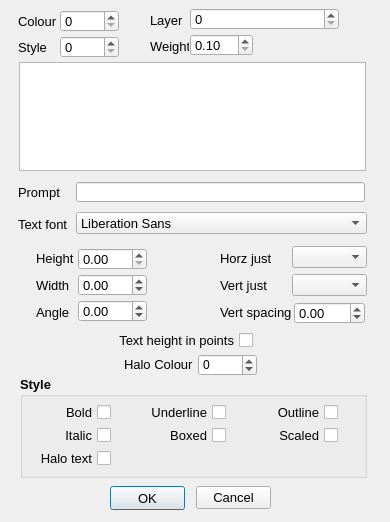
<?xml version="1.0" encoding="UTF-8"?>
<ui version="4.0">
 <class>TextVerifyChange_Dialog</class>
 <widget class="QDialog" name="TextVerifyChange_Dialog">
  <property name="enabled">
   <bool>true</bool>
  </property>
  <property name="geometry">
   <rect>
    <x>0</x>
    <y>0</y>
    <width>390</width>
    <height>522</height>
   </rect>
  </property>
  <property name="minimumSize">
   <size>
    <width>390</width>
    <height>483</height>
   </size>
  </property>
  <property name="maximumSize">
   <size>
    <width>390</width>
    <height>100000</height>
   </size>
  </property>
  <property name="windowTitle">
   <string>Text verify</string>
  </property>
  <widget class="QLabel" name="label">
   <property name="geometry">
    <rect>
     <x>18</x>
     <y>11</y>
     <width>63</width>
     <height>20</height>
    </rect>
   </property>
   <property name="font">
    <font>
     <family>Arial</family>
     <pointsize>10</pointsize>
    </font>
   </property>
   <property name="text">
    <string>Colour</string>
   </property>
  </widget>
  <widget class="QLabel" name="label_2">
   <property name="geometry">
    <rect>
     <x>18</x>
     <y>37</y>
     <width>63</width>
     <height>20</height>
    </rect>
   </property>
   <property name="font">
    <font>
     <family>Arial</family>
     <pointsize>10</pointsize>
    </font>
   </property>
   <property name="text">
    <string>Style</string>
   </property>
  </widget>
  <widget class="QLabel" name="label_3">
   <property name="geometry">
    <rect>
     <x>150</x>
     <y>36</y>
     <width>39</width>
     <height>20</height>
    </rect>
   </property>
   <property name="font">
    <font>
     <family>Arial</family>
     <pointsize>10</pointsize>
    </font>
   </property>
   <property name="text">
    <string>Weight</string>
   </property>
  </widget>
  <widget class="QLabel" name="label_4">
   <property name="geometry">
    <rect>
     <x>150</x>
     <y>10</y>
     <width>35</width>
     <height>20</height>
    </rect>
   </property>
   <property name="font">
    <font>
     <family>Arial</family>
     <pointsize>10</pointsize>
    </font>
   </property>
   <property name="text">
    <string>Layer</string>
   </property>
  </widget>
  <widget class="QLabel" name="_219">
   <property name="geometry">
    <rect>
     <x>18</x>
     <y>182</y>
     <width>57</width>
     <height>20</height>
    </rect>
   </property>
   <property name="font">
    <font>
     <family>Arial</family>
     <pointsize>10</pointsize>
    </font>
   </property>
   <property name="text">
    <string>Prompt</string>
   </property>
  </widget>
  <widget class="QLabel" name="label_6">
   <property name="geometry">
    <rect>
     <x>18</x>
     <y>214</y>
     <width>61</width>
     <height>20</height>
    </rect>
   </property>
   <property name="font">
    <font>
     <family>Arial</family>
     <pointsize>10</pointsize>
    </font>
   </property>
   <property name="text">
    <string>Text font</string>
   </property>
  </widget>
  <widget class="QLabel" name="label_7">
   <property name="geometry">
    <rect>
     <x>36</x>
     <y>248</y>
     <width>50</width>
     <height>20</height>
    </rect>
   </property>
   <property name="font">
    <font>
     <family>Arial</family>
     <pointsize>10</pointsize>
    </font>
   </property>
   <property name="text">
    <string>Height</string>
   </property>
  </widget>
  <widget class="QLabel" name="label_8">
   <property name="geometry">
    <rect>
     <x>36</x>
     <y>275</y>
     <width>50</width>
     <height>20</height>
    </rect>
   </property>
   <property name="font">
    <font>
     <family>Arial</family>
     <pointsize>10</pointsize>
    </font>
   </property>
   <property name="text">
    <string>Width</string>
   </property>
  </widget>
  <widget class="QLabel" name="label_9">
   <property name="geometry">
    <rect>
     <x>36</x>
     <y>302</y>
     <width>50</width>
     <height>20</height>
    </rect>
   </property>
   <property name="font">
    <font>
     <family>Arial</family>
     <pointsize>10</pointsize>
    </font>
   </property>
   <property name="text">
    <string>Angle</string>
   </property>
  </widget>
  <widget class="QLabel" name="label_10">
   <property name="geometry">
    <rect>
     <x>220</x>
     <y>275</y>
     <width>61</width>
     <height>20</height>
    </rect>
   </property>
   <property name="font">
    <font>
     <family>Arial</family>
     <pointsize>10</pointsize>
    </font>
   </property>
   <property name="text">
    <string>Vert just</string>
   </property>
  </widget>
  <widget class="QLabel" name="label_11">
   <property name="geometry">
    <rect>
     <x>220</x>
     <y>302</y>
     <width>71</width>
     <height>20</height>
    </rect>
   </property>
   <property name="font">
    <font>
     <family>Arial</family>
     <pointsize>10</pointsize>
    </font>
   </property>
   <property name="text">
    <string>Vert spacing</string>
   </property>
  </widget>
  <widget class="QLabel" name="label_12">
   <property name="geometry">
    <rect>
     <x>220</x>
     <y>248</y>
     <width>61</width>
     <height>20</height>
    </rect>
   </property>
   <property name="font">
    <font>
     <family>Arial</family>
     <pointsize>10</pointsize>
    </font>
   </property>
   <property name="text">
    <string>Horz just</string>
   </property>
  </widget>
  <widget class="QLabel" name="label_14">
   <property name="geometry">
    <rect>
     <x>124</x>
     <y>354</y>
     <width>71</width>
     <height>20</height>
    </rect>
   </property>
   <property name="font">
    <font>
     <family>Arial</family>
     <pointsize>10</pointsize>
    </font>
   </property>
   <property name="text">
    <string>Halo Colour</string>
   </property>
  </widget>
  <widget class="QGroupBox" name="groupBox">
   <property name="geometry">
    <rect>
     <x>20</x>
     <y>376</y>
     <width>347</width>
     <height>102</height>
    </rect>
   </property>
   <property name="font">
    <font>
     <family>Arial</family>
     <pointsize>10</pointsize>
     <weight>75</weight>
     <bold>true</bold>
    </font>
   </property>
   <property name="title">
    <string>Style</string>
   </property>
   <widget class="QCheckBox" name="_112">
    <property name="enabled">
     <bool>true</bool>
    </property>
    <property name="geometry">
     <rect>
      <x>20</x>
      <y>26</y>
      <width>71</width>
      <height>20</height>
     </rect>
    </property>
    <property name="font">
     <font>
      <family>Arial</family>
      <pointsize>10</pointsize>
      <weight>50</weight>
      <bold>false</bold>
     </font>
    </property>
    <property name="layoutDirection">
     <enum>Qt::RightToLeft</enum>
    </property>
    <property name="autoFillBackground">
     <bool>false</bool>
    </property>
    <property name="text">
     <string>Bold</string>
    </property>
    <property name="checkable">
     <bool>true</bool>
    </property>
    <property name="checked">
     <bool>false</bool>
    </property>
    <property name="tristate">
     <bool>false</bool>
    </property>
   </widget>
   <widget class="QCheckBox" name="_114">
    <property name="enabled">
     <bool>true</bool>
    </property>
    <property name="geometry">
     <rect>
      <x>20</x>
      <y>49</y>
      <width>71</width>
      <height>20</height>
     </rect>
    </property>
    <property name="font">
     <font>
      <family>Arial</family>
      <pointsize>10</pointsize>
      <weight>50</weight>
      <bold>false</bold>
     </font>
    </property>
    <property name="layoutDirection">
     <enum>Qt::RightToLeft</enum>
    </property>
    <property name="autoFillBackground">
     <bool>false</bool>
    </property>
    <property name="text">
     <string>Italic</string>
    </property>
    <property name="checkable">
     <bool>true</bool>
    </property>
    <property name="checked">
     <bool>false</bool>
    </property>
    <property name="tristate">
     <bool>false</bool>
    </property>
   </widget>
   <widget class="QCheckBox" name="_122">
    <property name="enabled">
     <bool>true</bool>
    </property>
    <property name="geometry">
     <rect>
      <x>20</x>
      <y>72</y>
      <width>71</width>
      <height>20</height>
     </rect>
    </property>
    <property name="font">
     <font>
      <family>Arial</family>
      <pointsize>10</pointsize>
      <weight>50</weight>
      <bold>false</bold>
     </font>
    </property>
    <property name="layoutDirection">
     <enum>Qt::RightToLeft</enum>
    </property>
    <property name="autoFillBackground">
     <bool>false</bool>
    </property>
    <property name="text">
     <string>Halo text</string>
    </property>
    <property name="checkable">
     <bool>true</bool>
    </property>
    <property name="checked">
     <bool>false</bool>
    </property>
    <property name="tristate">
     <bool>false</bool>
    </property>
   </widget>
   <widget class="QCheckBox" name="_113">
    <property name="enabled">
     <bool>true</bool>
    </property>
    <property name="geometry">
     <rect>
      <x>125</x>
      <y>26</y>
      <width>81</width>
      <height>20</height>
     </rect>
    </property>
    <property name="font">
     <font>
      <family>Arial</family>
      <pointsize>10</pointsize>
      <weight>50</weight>
      <bold>false</bold>
     </font>
    </property>
    <property name="layoutDirection">
     <enum>Qt::RightToLeft</enum>
    </property>
    <property name="autoFillBackground">
     <bool>false</bool>
    </property>
    <property name="text">
     <string>Underline</string>
    </property>
    <property name="checkable">
     <bool>true</bool>
    </property>
    <property name="checked">
     <bool>false</bool>
    </property>
    <property name="tristate">
     <bool>false</bool>
    </property>
   </widget>
   <widget class="QCheckBox" name="_115">
    <property name="enabled">
     <bool>true</bool>
    </property>
    <property name="geometry">
     <rect>
      <x>135</x>
      <y>49</y>
      <width>71</width>
      <height>20</height>
     </rect>
    </property>
    <property name="font">
     <font>
      <family>Arial</family>
      <pointsize>10</pointsize>
      <weight>50</weight>
      <bold>false</bold>
     </font>
    </property>
    <property name="layoutDirection">
     <enum>Qt::RightToLeft</enum>
    </property>
    <property name="autoFillBackground">
     <bool>false</bool>
    </property>
    <property name="text">
     <string>Boxed</string>
    </property>
    <property name="checkable">
     <bool>true</bool>
    </property>
    <property name="checked">
     <bool>false</bool>
    </property>
    <property name="tristate">
     <bool>false</bool>
    </property>
   </widget>
   <widget class="QCheckBox" name="_116">
    <property name="enabled">
     <bool>true</bool>
    </property>
    <property name="geometry">
     <rect>
      <x>247</x>
      <y>26</y>
      <width>71</width>
      <height>20</height>
     </rect>
    </property>
    <property name="font">
     <font>
      <family>Arial</family>
      <pointsize>10</pointsize>
      <weight>50</weight>
      <bold>false</bold>
     </font>
    </property>
    <property name="layoutDirection">
     <enum>Qt::RightToLeft</enum>
    </property>
    <property name="autoFillBackground">
     <bool>false</bool>
    </property>
    <property name="text">
     <string>Outline</string>
    </property>
    <property name="checkable">
     <bool>true</bool>
    </property>
    <property name="checked">
     <bool>false</bool>
    </property>
    <property name="tristate">
     <bool>false</bool>
    </property>
   </widget>
   <widget class="QCheckBox" name="_120">
    <property name="enabled">
     <bool>true</bool>
    </property>
    <property name="geometry">
     <rect>
      <x>247</x>
      <y>49</y>
      <width>71</width>
      <height>20</height>
     </rect>
    </property>
    <property name="font">
     <font>
      <family>Arial</family>
      <pointsize>10</pointsize>
      <weight>50</weight>
      <bold>false</bold>
     </font>
    </property>
    <property name="layoutDirection">
     <enum>Qt::RightToLeft</enum>
    </property>
    <property name="autoFillBackground">
     <bool>false</bool>
    </property>
    <property name="text">
     <string>Scaled</string>
    </property>
    <property name="checkable">
     <bool>true</bool>
    </property>
    <property name="checked">
     <bool>false</bool>
    </property>
    <property name="tristate">
     <bool>false</bool>
    </property>
   </widget>
  </widget>
  <widget class="QCheckBox" name="_123">
   <property name="enabled">
    <bool>true</bool>
   </property>
   <property name="geometry">
    <rect>
     <x>112</x>
     <y>330</y>
     <width>141</width>
     <height>20</height>
    </rect>
   </property>
   <property name="font">
    <font>
     <family>Arial</family>
     <pointsize>10</pointsize>
    </font>
   </property>
   <property name="layoutDirection">
    <enum>Qt::RightToLeft</enum>
   </property>
   <property name="text">
    <string>Text height in points</string>
   </property>
   <property name="checkable">
    <bool>true</bool>
   </property>
   <property name="checked">
    <bool>false</bool>
   </property>
   <property name="tristate">
    <bool>false</bool>
   </property>
  </widget>
  <widget class="QPushButton" name="_1">
   <property name="geometry">
    <rect>
     <x>110</x>
     <y>486</y>
     <width>75</width>
     <height>24</height>
    </rect>
   </property>
   <property name="font">
    <font>
     <family>Arial</family>
     <pointsize>10</pointsize>
    </font>
   </property>
   <property name="text">
    <string>OK</string>
   </property>
   <property name="default">
    <bool>true</bool>
   </property>
  </widget>
  <widget class="QLineEdit" name="_119">
   <property name="enabled">
    <bool>true</bool>
   </property>
   <property name="geometry">
    <rect>
     <x>76</x>
     <y>182</y>
     <width>289</width>
     <height>20</height>
    </rect>
   </property>
   <property name="font">
    <font>
     <family>Arial</family>
     <pointsize>10</pointsize>
    </font>
   </property>
   <property name="readOnly">
    <bool>false</bool>
   </property>
  </widget>
  <widget class="QTextEdit" name="_104">
   <property name="geometry">
    <rect>
     <x>19</x>
     <y>62</y>
     <width>347</width>
     <height>109</height>
    </rect>
   </property>
   <property name="lineWrapMode">
    <enum>QTextEdit::NoWrap</enum>
   </property>
   <property name="readOnly">
    <bool>false</bool>
   </property>
   <property name="acceptRichText">
    <bool>true</bool>
   </property>
  </widget>
  <widget class="QPushButton" name="_2">
   <property name="geometry">
    <rect>
     <x>196</x>
     <y>486</y>
     <width>75</width>
     <height>23</height>
    </rect>
   </property>
   <property name="font">
    <font>
     <family>Arial</family>
     <pointsize>10</pointsize>
    </font>
   </property>
   <property name="text">
    <string>Cancel</string>
   </property>
  </widget>
  <widget class="RCDoubleSpinBox" name="_106">
   <property name="geometry">
    <rect>
     <x>78</x>
     <y>248</y>
     <width>69</width>
     <height>22</height>
    </rect>
   </property>
   <property name="font">
    <font>
     <family>Arial</family>
     <pointsize>10</pointsize>
    </font>
   </property>
   <property name="accelerated">
    <bool>true</bool>
   </property>
   <property name="maximum">
    <double>100000000.000000000000000</double>
   </property>
  </widget>
  <widget class="QComboBox" name="_109">
   <property name="geometry">
    <rect>
     <x>292</x>
     <y>246</y>
     <width>75</width>
     <height>22</height>
    </rect>
   </property>
   <property name="font">
    <font>
     <family>Arial</family>
     <pointsize>10</pointsize>
    </font>
   </property>
  </widget>
  <widget class="QComboBox" name="_110">
   <property name="geometry">
    <rect>
     <x>292</x>
     <y>274</y>
     <width>75</width>
     <height>22</height>
    </rect>
   </property>
   <property name="font">
    <font>
     <family>Arial</family>
     <pointsize>10</pointsize>
    </font>
   </property>
  </widget>
  <widget class="RCDoubleSpinBox" name="_111">
   <property name="geometry">
    <rect>
     <x>294</x>
     <y>302</y>
     <width>71</width>
     <height>22</height>
    </rect>
   </property>
   <property name="font">
    <font>
     <family>Arial</family>
     <pointsize>10</pointsize>
    </font>
   </property>
   <property name="minimum">
    <double>-100000000.000000000000000</double>
   </property>
   <property name="maximum">
    <double>100000000.000000000000000</double>
   </property>
   <property name="singleStep">
    <double>0.100000000000000</double>
   </property>
  </widget>
  <widget class="QSpinBox" name="_121">
   <property name="geometry">
    <rect>
     <x>198</x>
     <y>354</y>
     <width>59</width>
     <height>22</height>
    </rect>
   </property>
   <property name="font">
    <font>
     <family>Arial</family>
    </font>
   </property>
   <property name="wrapping">
    <bool>true</bool>
   </property>
   <property name="accelerated">
    <bool>true</bool>
   </property>
  </widget>
  <widget class="QFontComboBox" name="_105">
   <property name="geometry">
    <rect>
     <x>76</x>
     <y>212</y>
     <width>291</width>
     <height>22</height>
    </rect>
   </property>
   <property name="font">
    <font>
     <family>Lucida Grande</family>
     <pointsize>10</pointsize>
     <weight>50</weight>
     <bold>false</bold>
    </font>
   </property>
   <property name="editable">
    <bool>false</bool>
   </property>
   <property name="currentFont">
    <font>
     <family>Arial</family>
     <pointsize>10</pointsize>
    </font>
   </property>
  </widget>
  <widget class="RCDoubleSpinBox" name="_107">
   <property name="geometry">
    <rect>
     <x>78</x>
     <y>274</y>
     <width>69</width>
     <height>22</height>
    </rect>
   </property>
   <property name="font">
    <font>
     <family>Arial</family>
     <pointsize>10</pointsize>
    </font>
   </property>
   <property name="minimum">
    <double>-100000000.000000000000000</double>
   </property>
   <property name="maximum">
    <double>100000000.000000000000000</double>
   </property>
  </widget>
  <widget class="RCDoubleSpinBox" name="_108">
   <property name="geometry">
    <rect>
     <x>78</x>
     <y>300</y>
     <width>69</width>
     <height>22</height>
    </rect>
   </property>
   <property name="font">
    <font>
     <family>Arial</family>
     <pointsize>10</pointsize>
    </font>
   </property>
   <property name="wrapping">
    <bool>true</bool>
   </property>
   <property name="accelerated">
    <bool>true</bool>
   </property>
   <property name="minimum">
    <double>-360.000000000000000</double>
   </property>
   <property name="maximum">
    <double>360.000000000000000</double>
   </property>
  </widget>
  <widget class="QSpinBox" name="_100">
   <property name="geometry">
    <rect>
     <x>60</x>
     <y>10</y>
     <width>59</width>
     <height>22</height>
    </rect>
   </property>
   <property name="font">
    <font>
     <family>Arial</family>
     <pointsize>10</pointsize>
    </font>
   </property>
   <property name="maximum">
    <number>255</number>
   </property>
  </widget>
  <widget class="QSpinBox" name="_102">
   <property name="geometry">
    <rect>
     <x>60</x>
     <y>36</y>
     <width>59</width>
     <height>22</height>
    </rect>
   </property>
   <property name="font">
    <font>
     <family>Arial</family>
     <pointsize>10</pointsize>
    </font>
   </property>
   <property name="maximum">
    <number>255</number>
   </property>
  </widget>
  <widget class="WeightSpinBox" name="_103">
   <property name="geometry">
    <rect>
     <x>190</x>
     <y>34</y>
     <width>63</width>
     <height>22</height>
    </rect>
   </property>
   <property name="font">
    <font>
     <family>Arial</family>
     <pointsize>10</pointsize>
    </font>
   </property>
   <property name="minimum">
    <double>0.100000000000000</double>
   </property>
   <property name="maximum">
    <double>3.000000000000000</double>
   </property>
   <property name="singleStep">
    <double>0.100000000000000</double>
   </property>
  </widget>
  <widget class="QPushButton" name="_1000">
   <property name="geometry">
    <rect>
     <x>120</x>
     <y>9</y>
     <width>24</width>
     <height>24</height>
    </rect>
   </property>
   <property name="toolTip">
    <string>Select Colour</string>
   </property>
   <property name="text">
    <string/>
   </property>
   <property name="icon">
    <iconset resource="../RealCAD.qrc">
     <normaloff>:/images/PROPERTIES-colours.svg</normaloff>:/images/PROPERTIES-colours.svg</iconset>
   </property>
   <property name="iconSize">
    <size>
     <width>20</width>
     <height>20</height>
    </size>
   </property>
   <property name="autoDefault">
    <bool>false</bool>
   </property>
   <property name="flat">
    <bool>true</bool>
   </property>
  </widget>
  <widget class="QPushButton" name="_1002">
   <property name="geometry">
    <rect>
     <x>120</x>
     <y>35</y>
     <width>24</width>
     <height>24</height>
    </rect>
   </property>
   <property name="toolTip">
    <string>Select Style</string>
   </property>
   <property name="statusTip">
    <string/>
   </property>
   <property name="text">
    <string/>
   </property>
   <property name="icon">
    <iconset resource="../RealCAD.qrc">
     <normaloff>:/images/PROPERTIES-styles.svg</normaloff>:/images/PROPERTIES-styles.svg</iconset>
   </property>
   <property name="iconSize">
    <size>
     <width>20</width>
     <height>20</height>
    </size>
   </property>
   <property name="autoDefault">
    <bool>false</bool>
   </property>
   <property name="flat">
    <bool>true</bool>
   </property>
  </widget>
  <widget class="QPushButton" name="_1001">
   <property name="geometry">
    <rect>
     <x>338</x>
     <y>8</y>
     <width>24</width>
     <height>24</height>
    </rect>
   </property>
   <property name="toolTip">
    <string>Select Layer</string>
   </property>
   <property name="statusTip">
    <string/>
   </property>
   <property name="text">
    <string/>
   </property>
   <property name="icon">
    <iconset resource="../RealCAD.qrc">
     <normaloff>:/images/PROPERTIES-layers.svg</normaloff>:/images/PROPERTIES-layers.svg</iconset>
   </property>
   <property name="iconSize">
    <size>
     <width>20</width>
     <height>20</height>
    </size>
   </property>
   <property name="flat">
    <bool>true</bool>
   </property>
  </widget>
  <widget class="QPushButton" name="_1003">
   <property name="geometry">
    <rect>
     <x>254</x>
     <y>34</y>
     <width>24</width>
     <height>24</height>
    </rect>
   </property>
   <property name="toolTip">
    <string>Select Weight</string>
   </property>
   <property name="statusTip">
    <string/>
   </property>
   <property name="text">
    <string/>
   </property>
   <property name="icon">
    <iconset resource="../RealCAD.qrc">
     <normaloff>:/images/PROPERTIES-weights.svg</normaloff>:/images/PROPERTIES-weights.svg</iconset>
   </property>
   <property name="iconSize">
    <size>
     <width>20</width>
     <height>20</height>
    </size>
   </property>
   <property name="flat">
    <bool>true</bool>
   </property>
  </widget>
  <widget class="LayerSpinBox" name="_101">
   <property name="geometry">
    <rect>
     <x>190</x>
     <y>8</y>
     <width>149</width>
     <height>22</height>
    </rect>
   </property>
   <property name="font">
    <font>
     <family>Arial</family>
     <pointsize>10</pointsize>
    </font>
   </property>
   <property name="suffix">
    <string/>
   </property>
   <property name="maximum">
    <number>2049</number>
   </property>
  </widget>
  <widget class="QPushButton" name="_1004">
   <property name="geometry">
    <rect>
     <x>256</x>
     <y>353</y>
     <width>24</width>
     <height>24</height>
    </rect>
   </property>
   <property name="mouseTracking">
    <bool>false</bool>
   </property>
   <property name="toolTip">
    <string>Select Colour</string>
   </property>
   <property name="text">
    <string/>
   </property>
   <property name="icon">
    <iconset resource="../RealCAD.qrc">
     <normaloff>:/images/PROPERTIES-colours.svg</normaloff>:/images/PROPERTIES-colours.svg</iconset>
   </property>
   <property name="iconSize">
    <size>
     <width>20</width>
     <height>20</height>
    </size>
   </property>
   <property name="autoDefault">
    <bool>false</bool>
   </property>
   <property name="flat">
    <bool>true</bool>
   </property>
  </widget>
  <zorder>groupBox</zorder>
  <zorder>label</zorder>
  <zorder>label_2</zorder>
  <zorder>label_3</zorder>
  <zorder>label_4</zorder>
  <zorder>_219</zorder>
  <zorder>label_6</zorder>
  <zorder>label_7</zorder>
  <zorder>label_8</zorder>
  <zorder>label_9</zorder>
  <zorder>label_10</zorder>
  <zorder>label_11</zorder>
  <zorder>label_12</zorder>
  <zorder>label_14</zorder>
  <zorder>_123</zorder>
  <zorder>_1</zorder>
  <zorder>_119</zorder>
  <zorder>_104</zorder>
  <zorder>_2</zorder>
  <zorder>_106</zorder>
  <zorder>_109</zorder>
  <zorder>_110</zorder>
  <zorder>_111</zorder>
  <zorder>_121</zorder>
  <zorder>_105</zorder>
  <zorder>_107</zorder>
  <zorder>_108</zorder>
  <zorder>_100</zorder>
  <zorder>_102</zorder>
  <zorder>_103</zorder>
  <zorder>_1000</zorder>
  <zorder>_1002</zorder>
  <zorder>_1001</zorder>
  <zorder>_1003</zorder>
  <zorder>_101</zorder>
  <zorder>_1004</zorder>
 </widget>
 <customwidgets>
  <customwidget>
   <class>RCDoubleSpinBox</class>
   <extends>QDoubleSpinBox</extends>
   <header>../RealCADQt/source/rcdoublespinbox.h</header>
  </customwidget>
  <customwidget>
   <class>WeightSpinBox</class>
   <extends>QDoubleSpinBox</extends>
   <header>../RealCADQt/source/weightspinbox.h</header>
  </customwidget>
  <customwidget>
   <class>LayerSpinBox</class>
   <extends>QSpinBox</extends>
   <header>../RealCADQt/source/layerspinbox.h</header>
  </customwidget>
 </customwidgets>
 <resources>
  <include location="../RealCAD.qrc"/>
 </resources>
 <connections/>
</ui>
